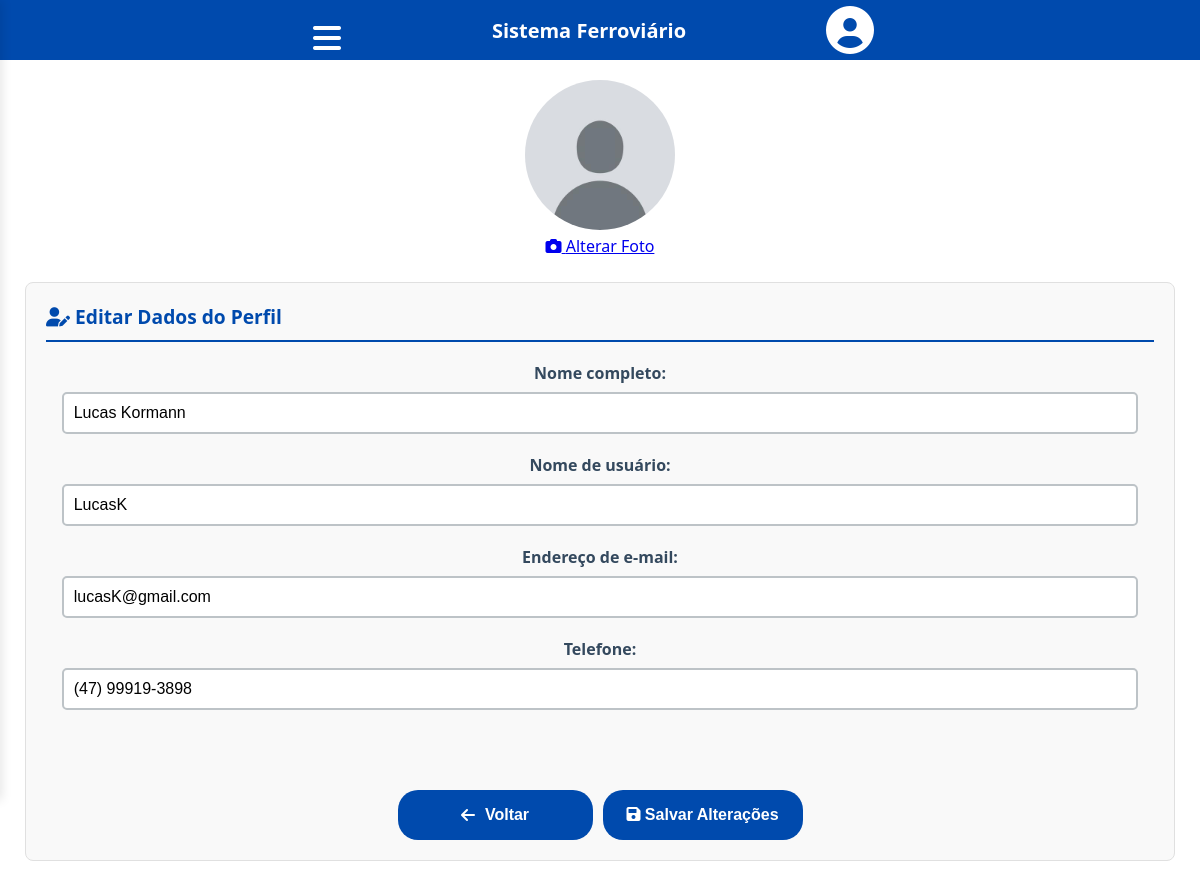
The page /editar_perfil.php (signed in) on the database as committed earlier.
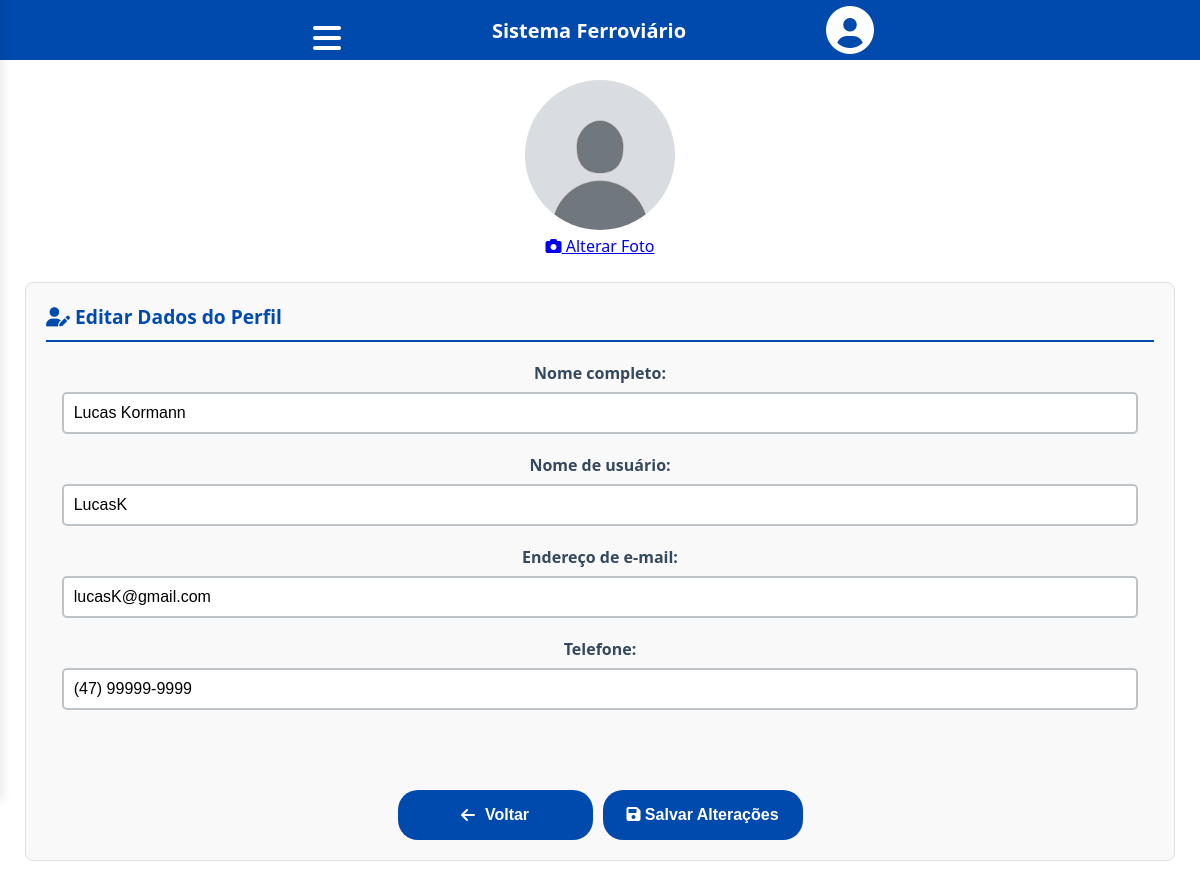
The same page on the database as committed later.
### tables this page shows
CREATE TABLE usuarios(
  id_usuario INT NOT NULL PRIMARY KEY AUTO_INCREMENT,
  nome_funcionario VARCHAR(120) NOT NULL,
  nome_usuario VARCHAR(120) NOT NULL,
  email_usuario VARCHAR(255) NOT NULL UNIQUE,
  data_nascimento DATE NOT NULL,
  senha_usuario VARCHAR(255) NOT NULL,
  telefone_usuario VARCHAR(15) NOT NULL,
  cpf_usuario VARCHAR(14) NOT NULL UNIQUE,
  administrador BOOLEAN NOT NULL DEFAULT FALSE,
  cep_usuario VARCHAR (9) NOT NULL,
  logradouro_usuario VARCHAR(255) NOT NULL,
  bairro_usuario VARCHAR(255) NOT NULL,
  cidade_usuario VARCHAR(255) NOT NULL,
  uf_usuario VARCHAR(255) NOT NULL,
  foto_perfil VARCHAR(255) DEFAULT 'default.jpg'
);

### src/User.php (called while the page is built, shortened)
<?php
class User {
    private $conn;
    public function __construct($db){
        $this-> conn = $db;
    }
    public function getUserById($userId){
        $sql = "SELECT * FROM usuarios WHERE id_usuario = :id";
        $stmt = $this -> conn->prepare($sql);
        $stmt ->bindParam(':id', $userId);
        $stmt ->execute();
        return $stmt -> fetch(PDO::FETCH_ASSOC);
    }
}
?>

### public/editar_perfil.php (the view, shortened to what this page needs)
<?php
include("../includes/painel_completo.php");
include("../includes/conexao.php");
include("../src/User.php");
$user = new User($conn);
$currentUser = $user->getUserById($_SESSION['user_id']);
?>
<!DOCTYPE html>
<html lang="pt-BR">
<head>
    <link rel="stylesheet" href="../css/style.css">
    <link rel="stylesheet" href="https://cdnjs.cloudflare.com/ajax/libs/font-awesome/6.0.0/css/all.min.css">
</head>
<header>
        <div id="header">
            <button class="menu">
                <i class="fas fa-bars fa-2x" style="color: white;"></i>
            </button>
            <h3 class="titulo">Sistema Ferroviário </h3>
            <a class="perfil" href="../public/tela_usuario.php">
                <i class="fas fa-user-circle fa-3x" style="color: white;"></i>
            </a>
        </div>
    </header>
<body>
    <div>
        <div class="fotoPerfil" style="margin-top: 20px;">
            <img src="../uploads/<?php echo htmlspecialchars($currentUser['foto_perfil']); ?>" alt="Foto de Perfil" style="width: 150px; height: 150px; border-radius:50%;">
            <br>
            <a href="upload_foto.php" class="btn-editar-perfil">
                <i class="fas fa-camera"></i> Alterar Foto
            </a>
        </div>
        <div class="form-section">
            <h2><i class="fas fa-user-edit"></i> Editar Dados do Perfil</h2>
            <form method="POST" action="">
                <div class="form-group">
                    <label for="nome_funcionario">Nome completo:</label>
                    <input type="text" id="nome_funcionario" name="nome_funcionario"
                           value="<?php echo htmlspecialchars($currentUser['nome_funcionario']); ?>" required>
                </div>
                <div class="form-group">
                    <label for="nome_usuario">Nome de usuário:</label>
                    <input type="text" id="nome_usuario" name="nome_usuario"
                           value="<?php echo htmlspecialchars($currentUser['nome_usuario']); ?>" required>
                </div>
                <div class="form-group">
                    <label for="email_usuario">Endereço de e-mail:</label>
                    <input type="email" id="email_usuario" name="email_usuario"
                           value="<?php echo htmlspecialchars($currentUser['email_usuario']); ?>" required>
                </div>
                <div class="form-group">
                    <label for="telefone_usuario">Telefone:</label>
                    <input type="tel" id="telefone_usuario" name="telefone_usuario"
                           value="<?php echo htmlspecialchars($currentUser['telefone_usuario']); ?>">
                </div>
                <div class="form-actions">
                    <a style="text-decoration: none;" href="tela_usuario.php">
                        <button class="logout" style="margin-bottom: 0px; margin-top:60px; margin-right: 10px; width: 195px">
                            <i class="fas fa-arrow-left" style="color:rgb(255, 255, 255);"></i>
                            <p style="color: white;">Voltar</p>
                        </button>
                    </a>
                    <button type="submit" class="btn btn-primary">
                        <i class="fas fa-save"></i> Salvar Alterações
                    </button>
                </div>
            </form>
        </div>
    </div>
</body>
</html>

Rows that differ between the two databases and show on the page:
changed usuarios "Lucas Kormann": telefone_usuario "(47) 99919-3898" → "(47) 99999-9999"
